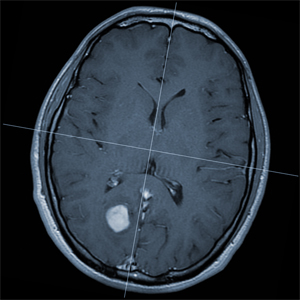
%> input picture MRI.jpg, 300 x 300 px
$ octave --eval "result = main_pipeline(imread('MRI.jpg'));"   (GNU Octave 9; MATLAB toolbox functions it lacks are replaced by stand-ins)
%> lines starting %> are read from the running program, lines starting %| are printed output that depends on the picture
## Copyright (C) 2021 Alif Ashrafee
##
## This program is free software: you can redistribute it and/or modify it
## under the terms of the GNU General Public License as published by
## the Free Software Foundation, either version 3 of the License, or
## (at your option) any later version.
##
## This program is distributed in the hope that it will be useful, but
## WITHOUT ANY WARRANTY; without even the implied warranty of
## MERCHANTABILITY or FITNESS FOR A PARTICULAR PURPOSE.  See the
## GNU General Public License for more details.
##
## You should have received a copy of the GNU General Public License
## along with this program.  If not, see
## <https://www.gnu.org/licenses/>.

## -*- texinfo -*-
## @deftypefn {} {@var{retval} =} main_pipeline (@var{input1}, @var{input2})
##
## @seealso{}
## @end deftypefn

## Author: Alif Ashrafee <Alif Ashrafee@DESKTOP-VP696I1>
## Created: 2021-02-13

function retval = main_pipeline (input1)

%adding noise and using average filter to smooth it
pkg load image

#img = imread('Y6.jpg');
#img = imread('star2_1.jpg');

img = input1;
%> img is the input picture: size 300x300x3 uint8; mean R, G, B 39, 47.8, 56.7

noisy_img = imnoise(img, "gaussian", 0.005);
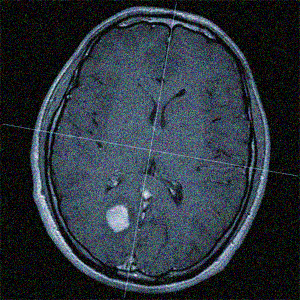
%> noisy_img: size 300x300x3 uint8; mean R, G, B 44.1, 52.9, 61.7
PSF = fspecial("motion", 20, 11);
blurred_noisy = imfilter(im2double(noisy_img), PSF, "conv", "circular");
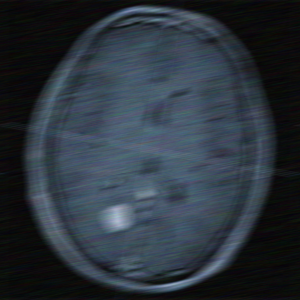
%> blurred_noisy: size 300x300x3 double; mean R, G, B 0.173, 0.207, 0.242

subplot(2,3,1)
imshow(blurred_noisy); title('Original Image')

noisefree_img = imsmooth(blurred_noisy, 'average');

subplot(2,3,2)
imshow(noisefree_img); title('Noise free Image')

deblur = deconvwnr(noisefree_img, PSF, 0);
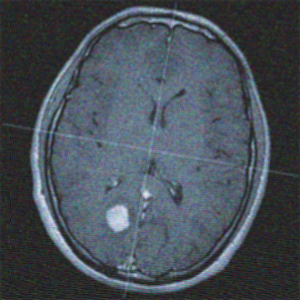
%> deblur: size 300x300x3 double; mean R, G, B 0.173, 0.207, 0.242; mean of the top-left, top-right, bottom-left and bottom-right quarters 0.196, 0.202, 0.228, 0.204; drawn with min black and max white

subplot(2,3,3)
imshow(deblur); title('Noise & Blur free Image')

color = 0;

b = size(img);
%> b = [300 300 3]
if size(b,2)==3
color = 1;
end

if color == 1
original = rgb2gray(blurred_noisy);
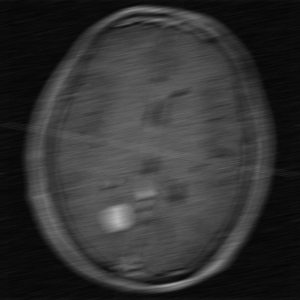
%> original: size 300x300 double; min 0.0213, max 0.732, mean 0.201
noiseless = rgb2gray(noisefree_img);
blurless = rgb2gray(deblur);
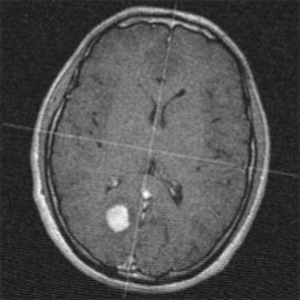
%> blurless: size 300x300 double; min -0.0876, max 0.829, mean 0.201; drawn with min black and max white
else
original = blurred_noisy;
noiseless = noisefree_img;
blurless = deblur;
endif

freq_dom_original = abs(fftshift(fft2(double(original))));
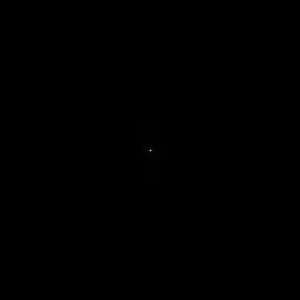
%> freq_dom_original: size 300x300 double; min 0.000385, max 18098.8, mean 4.2; drawn with min black and max white
freq_dom_noiseless = abs(fftshift(fft2(double(noiseless))));
freq_dom_blurless = abs(fftshift(fft2(double(blurless))));

subplot(2,3,4)
imshow(log(1+abs(freq_dom_original)),[]); title('Frquency Domain of original noisy & blurry image')
subplot(2,3,5)
imshow(log(1+abs(freq_dom_noiseless)),[]); title('Frquency Domain of noise free image')
subplot(2,3,6)
imshow(log(1+abs(freq_dom_blurless)),[]); title('Frquency Domain of noise & blur free image')
%> after `imshow(log(1+abs(freq_dom_blurless)),[])`:
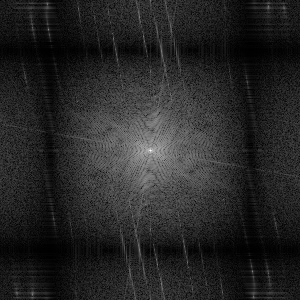
%> displayed picture: size 300x300, on the screen's scale of 0 to 255; min 0, max 255, mean 38

retval = deblur;

endfunction

$ run again, on Stroke.jpg
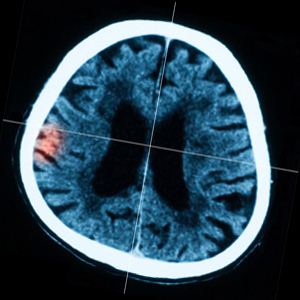
%> input picture Stroke.jpg, 300 x 300 px
%> in main_pipeline, img is the input picture: size 300x300x3 uint8; mean R, G, B 44.9, 67, 80.2
%> in main_pipeline, `blurless = rgb2gray(deblur);`:
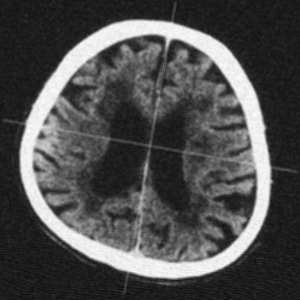
%> blurless: size 300x300 double; min -0.0752, max 1, mean 0.261; drawn with min black and max white
%> in main_pipeline, `imshow(log(1+abs(freq_dom_blurless)),[])`:
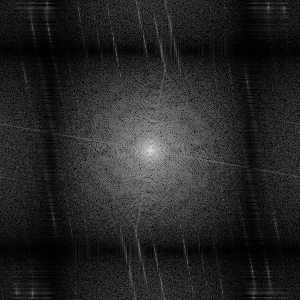
%> displayed picture: size 300x300, on the screen's scale of 0 to 255; min 0, max 255, mean 37

$ run again, on star.jpg
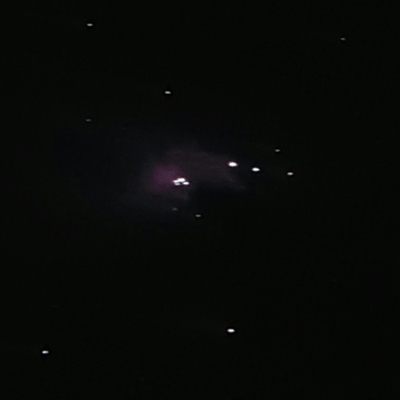
%> input picture star.jpg, 400 x 400 px
%> in main_pipeline, img is the input picture: size 400x400x3 uint8; mean R, G, B 7.4, 9, 6.8
%> in main_pipeline, `deblur = deconvwnr(noisefree_img, PSF, 0);`:
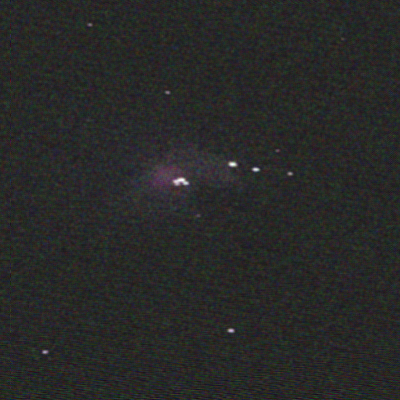
%> deblur: size 400x400x3 double; mean R, G, B 0.0599, 0.0635, 0.0587; mean of the top-left, top-right, bottom-left and bottom-right quarters 0.0676, 0.0604, 0.0588, 0.0559; drawn with min black and max white
%> in main_pipeline, `imshow(log(1+abs(freq_dom_blurless)),[])`:
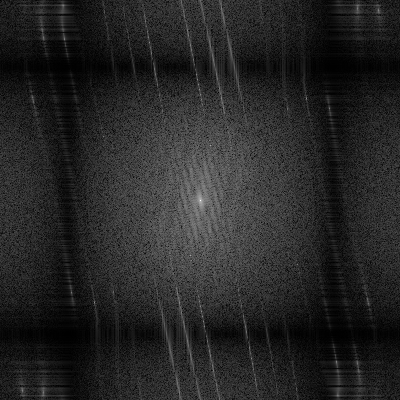
%> displayed picture: size 400x400, on the screen's scale of 0 to 255; min 0, max 255, mean 38.1
